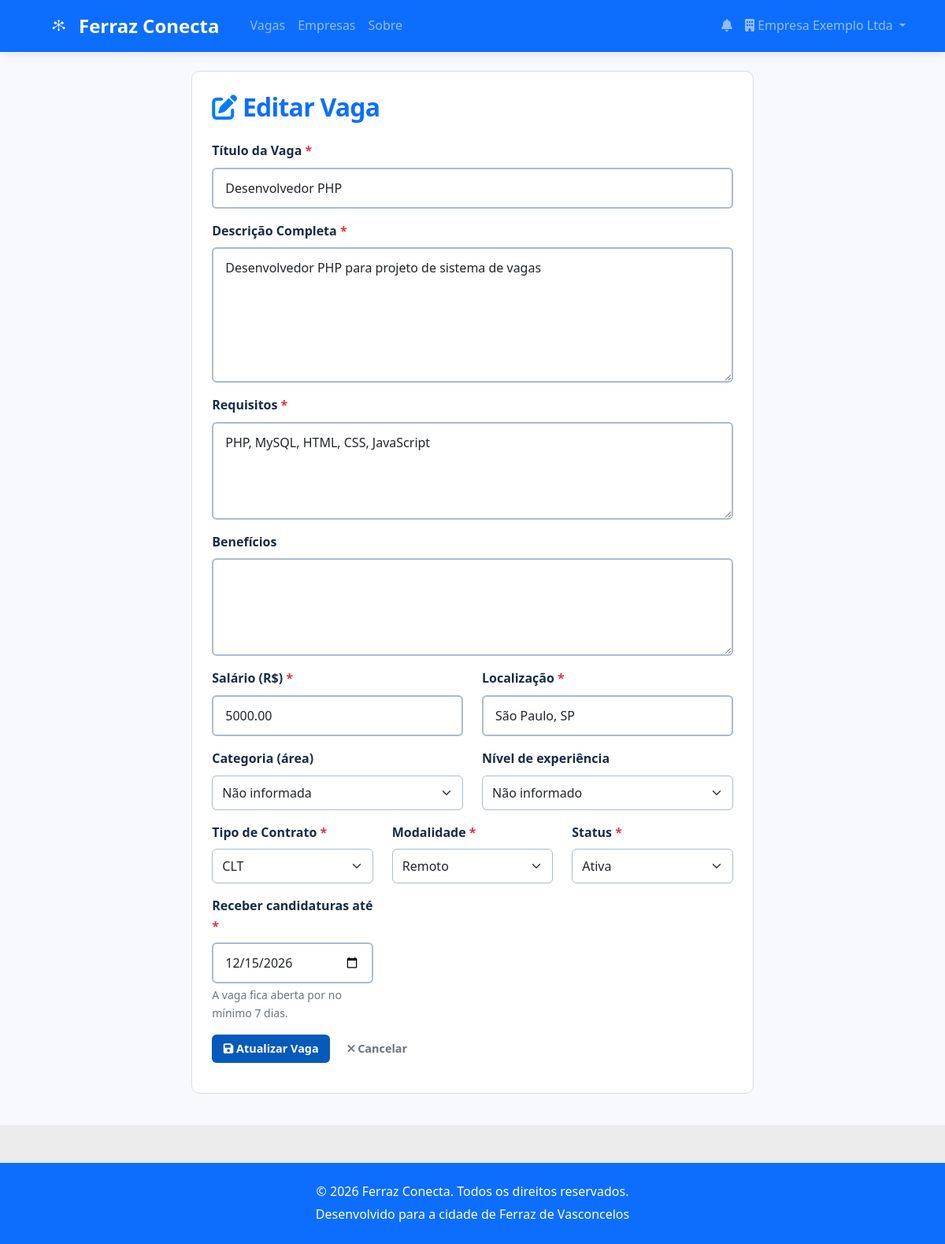
Page /vagas/1/editar (signed in) on the committed database.
### tables this page shows
CREATE TABLE IF NOT EXISTS vagas (
    id INT AUTO_INCREMENT PRIMARY KEY,
    empresa_id INT NOT NULL,
    titulo VARCHAR(255) NOT NULL,
    descricao TEXT NOT NULL,
    requisitos TEXT,
    salario DECIMAL(10,2),
    tipo_contrato ENUM('CLT', 'PJ', 'Freelance', 'Estágio') NOT NULL DEFAULT 'CLT',
    modalidade ENUM('Presencial', 'Remoto', 'Híbrido') NOT NULL DEFAULT 'Presencial',
    localizacao VARCHAR(255),
     
    categoria_id INT,
    nivel_experiencia ENUM('Sem experiência', 'Júnior', 'Pleno', 'Sênior'),
    beneficios TEXT,
    status ENUM('Ativa', 'Inativa', 'Pausada') NOT NULL DEFAULT 'Ativa',
     
     
    data_expiracao DATE NOT NULL,
     
    visualizacoes INT NOT NULL DEFAULT 0,
    created_at TIMESTAMP NOT NULL DEFAULT CURRENT_TIMESTAMP,
    updated_at TIMESTAMP NOT NULL DEFAULT CURRENT_TIMESTAMP ON UPDATE CURRENT_TIMESTAMP,
    KEY idx_vagas_empresa (empresa_id),
    KEY idx_vagas_status (status),
    KEY idx_vagas_expiracao (data_expiracao),
    KEY idx_vagas_categoria (categoria_id),
    CONSTRAINT fk_vagas_empresa
        FOREIGN KEY (empresa_id) REFERENCES empresas (id) ON DELETE CASCADE,
     
    CONSTRAINT fk_vagas_categoria
        FOREIGN KEY (categoria_id) REFERENCES categorias (id)
);

### app/Views/vagas/edit.php (the view, shortened to what the rows shown need)
<?php
$title = 'Editar Vaga - Ferraz Conecta';
?>
<div class="container mt-4">
    <div class="row justify-content-center">
        <div class="col-lg-8">
            <div class="card shadow">
                <div class="card-body">
                    <h2 class="card-title mb-4">
                        <i class="fas fa-edit text-primary"></i> Editar Vaga
                    </h2>
                    <form method="POST" action="/vagas/<?= $vaga['id'] ?? '' ?>/editar">
                        <div class="mb-3">
                            <label for="titulo" class="form-label required">Título da Vaga</label>
                            <input type="text" class="form-control" id="titulo" name="titulo"
                                value="<?= htmlspecialchars($vaga['titulo'] ?? '') ?>" required>
                        </div>
                        <div class="mb-3">
                            <label for="descricao" class="form-label required">Descrição Completa</label>
                            <textarea class="form-control" id="descricao" name="descricao" rows="6" required><?= htmlspecialchars($vaga['descricao'] ?? '') ?></textarea>
                        </div>
                        <div class="mb-3">
                            <label for="requisitos" class="form-label required">Requisitos</label>
                            <textarea class="form-control" id="requisitos" name="requisitos" rows="4" required><?= htmlspecialchars($vaga['requisitos'] ?? '') ?></textarea>
                        </div>
                        <div class="mb-3">
                            <label for="beneficios" class="form-label">Benefícios</label>
                            <textarea class="form-control" id="beneficios" name="beneficios" rows="4"><?= htmlspecialchars($vaga['beneficios'] ?? '') ?></textarea>
                        </div>
                        <div class="row">
                            <div class="col-md-6 mb-3">
                                <label for="salario" class="form-label required">Salário (R$)</label>
                                <input type="text" class="form-control" id="salario" name="salario"
                                    value="<?= htmlspecialchars($vaga['salario'] ?? '') ?>" required>
                            </div>
                            <div class="col-md-6 mb-3">
                                <label for="localizacao" class="form-label required">Localização</label>
                                <input type="text" class="form-control" id="localizacao" name="localizacao"
                                    value="<?= htmlspecialchars($vaga['localizacao'] ?? '') ?>" required>
                            </div>
                        </div>
                        <div class="row">
                            <div class="col-md-6 mb-3">
                                <label for="categoria_id" class="form-label">Categoria (área)</label>
                                <select class="form-select" id="categoria_id" name="categoria_id">
                                    <option value="">Não informada</option>
                                </select>
                            </div>
                            <div class="col-md-6 mb-3">
                                <label for="nivel_experiencia" class="form-label">Nível de experiência</label>
                                <select class="form-select" id="nivel_experiencia" name="nivel_experiencia">
                                    <option value="">Não informado</option>
                                </select>
                            </div>
                        </div>
                        <div class="row">
                            <div class="col-md-4 mb-3">
                                <label for="tipo_contrato" class="form-label required">Tipo de Contrato</label>
                                <select class="form-select" id="tipo_contrato" name="tipo_contrato" required>
                                    <option value="CLT" <?= ($vaga['tipo_contrato'] ?? '') === 'CLT' ? 'selected' : '' ?>>CLT</option>
                                </select>
                            </div>
                            <div class="col-md-4 mb-3">
                                <label for="modalidade" class="form-label required">Modalidade</label>
                                <select class="form-select" id="modalidade" name="modalidade" required>
                                    <option value="Remoto" <?= ($vaga['modalidade'] ?? '') === 'Remoto' ? 'selected' : '' ?>>Remoto</option>
                                </select>
                            </div>
                            <div class="col-md-4 mb-3">
                                <label for="status" class="form-label required">Status</label>
                                <select class="form-select" id="status" name="status" required>
                                    <option value="Ativa" <?= ($vaga['status'] ?? '') === 'Ativa' ? 'selected' : '' ?>>Ativa</option>
                                </select>
                            </div>
                        </div>
                        <div class="row">
                            <div class="col-md-4 mb-3">
                                <label for="data_expiracao" class="form-label required">Receber candidaturas até</label>
                                <input type="date" class="form-control<?= isset($erros['data_expiracao']) ? ' is-invalid' : '' ?>"
                                    id="data_expiracao" name="data_expiracao"
                                    value="<?= htmlspecialchars($vaga['data_expiracao'] ?? '') ?>"
                                    min="<?= htmlspecialchars($dataMinima ?? '') ?>" required>
                                <div class="form-text">A vaga fica aberta por no mínimo 7 dias.</div>
                            </div>
                        </div>
                        <div class="d-flex gap-2">
                            <button type="submit" class="btn btn-primary">
                                <i class="fas fa-save"></i> Atualizar Vaga
                            </button>
                            <a href="/painel-empresa" class="btn btn-outline-secondary">
                                <i class="fas fa-times"></i> Cancelar
                            </a>
                        </div>
                    </form>
                </div>
            </div>
        </div>
    </div>
</div>

### app/Views/layouts/base.php (shortened to what the rows shown need)
<!DOCTYPE html>
<html lang="pt-BR">
<head>
    <link href="https://cdn.jsdelivr.net/npm/bootstrap@5.1.3/dist/css/bootstrap.min.css" rel="stylesheet">
    <link rel="stylesheet" href="https://cdnjs.cloudflare.com/ajax/libs/font-awesome/6.0.0/css/all.min.css">
    <link rel="stylesheet" href="/css/style.css">
    <link rel="stylesheet" href="/css/components.css">
    <link rel="stylesheet" href="/css/portal.css">
</head>
<body>
    <nav class="navbar navbar-expand-lg navbar-dark bg-primary">
        <div class="container">
            <a class="navbar-brand d-flex align-items-center" href="/">
                <img src="/img/logobrancanavbar.png" alt="Ferraz Conecta" class="navbar-logo me-2">
                Ferraz Conecta
            </a>
            <div class="collapse navbar-collapse" id="navbarNav">
                <ul class="navbar-nav">
                    <li class="nav-item">
                        <a class="nav-link" href="/vagas">Vagas</a>
                    </li>
                    <li class="nav-item">
                        <a class="nav-link" href="/empresas">Empresas</a>
                    </li>
                    <li class="nav-item">
                        <a class="nav-link" href="/sobre">Sobre</a>
                    </li>
                </ul>
                <ul class="navbar-nav ms-auto">
                    <?php if (isset($_SESSION['user_id'])): ?>
                        <?php if (in_array($_SESSION['user_type'] ?? '', ['candidato', 'empresa'], true)): ?>
                            <li class="nav-item">
                                <a class="nav-link" href="/notificacoes" aria-label="Notificações<?= !empty($notificacoesNaoLidas) ? ': ' . (int) $notificacoesNaoLidas . ' não lidas' : '' ?>">
                                    <i class="fas fa-bell"></i>
                                </a>
                            </li>
                        <?php endif; ?>
                        <?php if (($_SESSION['user_type'] ?? '') === 'empresa'): ?>
                            <li class="nav-item dropdown">
                                <a class="nav-link dropdown-toggle" href="#" id="empresaDropdown" role="button" data-bs-toggle="dropdown">
                                    <i class="fas fa-building"></i> <?= htmlspecialchars($_SESSION['user_name'] ?? '') ?>
                                </a>
                            </li>
                        <?php endif; ?>
                    <?php else: ?>
                        <li class="nav-item">
                            <a class="nav-link" href="/login">Entrar</a>
                        </li>
                    <?php endif; ?>
                </ul>
            </div>
        </div>
    </nav>
    <main>
        <?= $content ?>
    </main>
    <footer class="fc-footer text-white text-center py-4 mt-5">
        <div class="container">
            <p>&copy; <?= (new DateTimeImmutable('now', new DateTimeZone('America/Sao_Paulo')))->format('Y') ?> Ferraz Conecta. Todos os direitos reservados.</p>
            <p>Desenvolvido para a cidade de Ferraz de Vasconcelos</p>
        </div>
    </footer>
</body>
</html>

### app/Router.php (shortened to what the rows shown need)
<?php
class Router
{
    private $routes = [];
    public function addRoute($method, $path, $handler)
    {
        $this->routes[] = [
            'method' => $method,
            'path' => $path,
            'handler' => $handler
        ];
    }
    public function dispatch($method, $uri)
    {
        try {
            $uri = parse_url($uri, PHP_URL_PATH);
            foreach ($this->routes as $route) {
                if ($route['method'] === $method && $this->matchPath($route['path'], $uri)) {
                    $result = $this->executeHandler($route['handler'], $this->extractParams($route['path'], $uri));
                    if ($result !== null) {
                        echo $result;
                    }
                    return;
                }
            }
        } catch (\Exception $e) {
            http_response_code(500);
            echo "<h1>Erro Interno</h1>";
            echo "<p>Erro: " . $e->getMessage() . "</p>";
            echo "<p>Arquivo: " . $e->getFile() . "</p>";
            echo "<p>Linha: " . $e->getLine() . "</p>";
        }
    }
    private function matchPath($routePath, $uri)
    {
        $routePattern = preg_replace('/\{([^}]+)\}/', '([^/]+)', $routePath);
        $routePattern = '#^' . $routePattern . '$#';
        return preg_match($routePattern, $uri);
    }
    private function extractParams($routePath, $uri)
    {
        $params = [];
        $routeParts = explode('/', trim($routePath, '/'));
        $uriParts = explode('/', trim($uri, '/'));
        foreach ($routeParts as $index => $part) {
            if (preg_match('/\{([^}]+)\}/', $part, $matches)) {
                $paramName = $matches[1];
                $params[$paramName] = $uriParts[$index] ?? null;
            }
        }
        return $params;
    }
    private function executeHandler($handler, $params)
    {
        try {
            if (is_string($handler)) {
                $parts = explode('@', $handler);
                $controllerClass = "App\\Controllers\\{$parts[0]}";
                $method = $parts[1];
                $controller = new $controllerClass();
                return call_user_func_array([$controller, $method], array_values($params));
            }
            throw new \Exception("Handler inválido");
        } catch (\Exception $e) {
            throw new \Exception("Erro ao executar handler: " . $e->getMessage());
        }
    }
}

### rows in the picture
vagas: titulo "Desenvolvedor PHP", descricao "Desenvolvedor PHP para projeto de sistema de vagas", requisitos "PHP, MySQL, HTML, CSS, JavaScript", salario "5000.00", localizacao "São Paulo, SP", tipo_contrato "CLT", modalidade "Remoto", status "Ativa", data_expiracao "12/15/2026"
